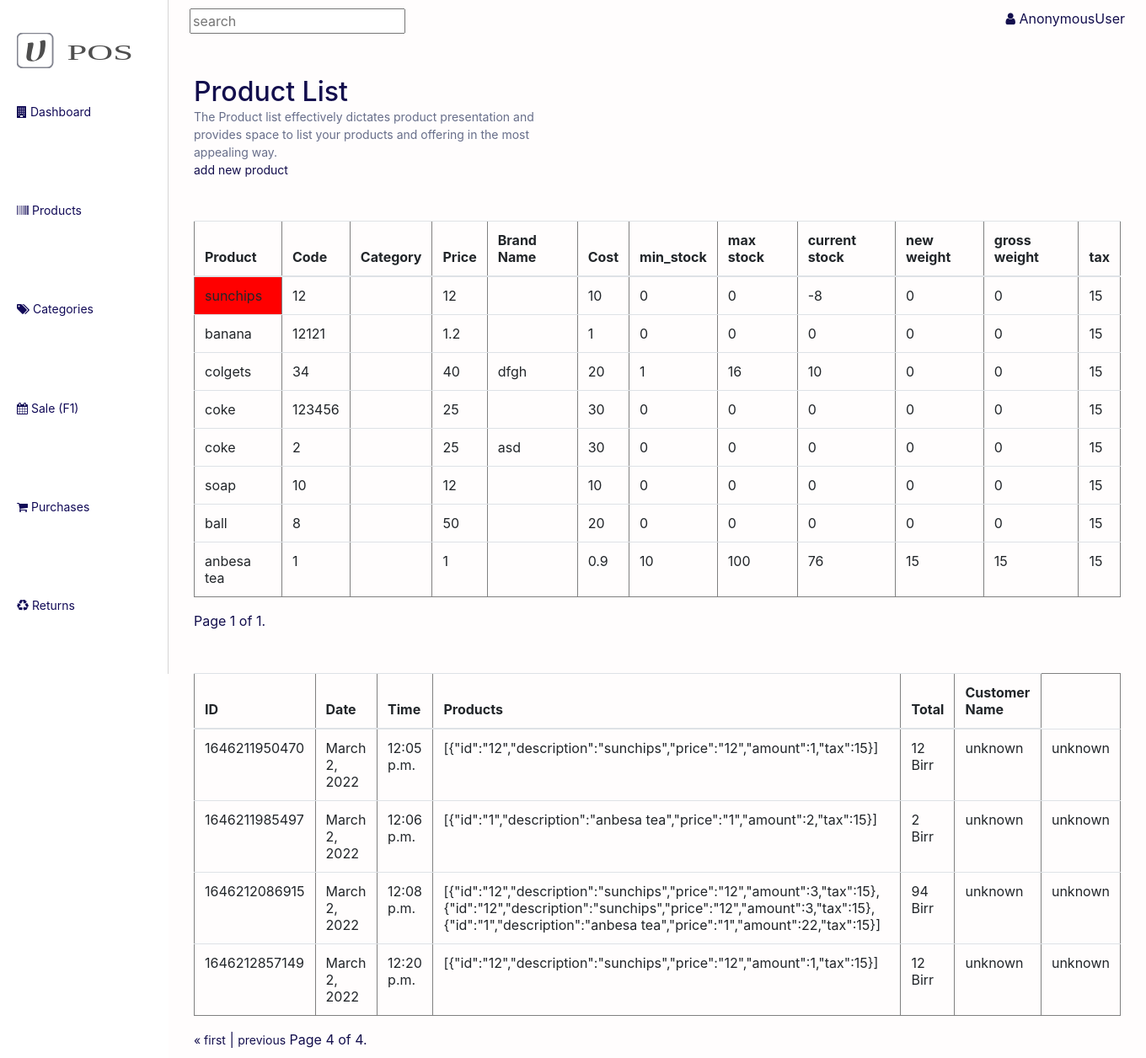
The page /?sale=4 on the database as committed earlier.
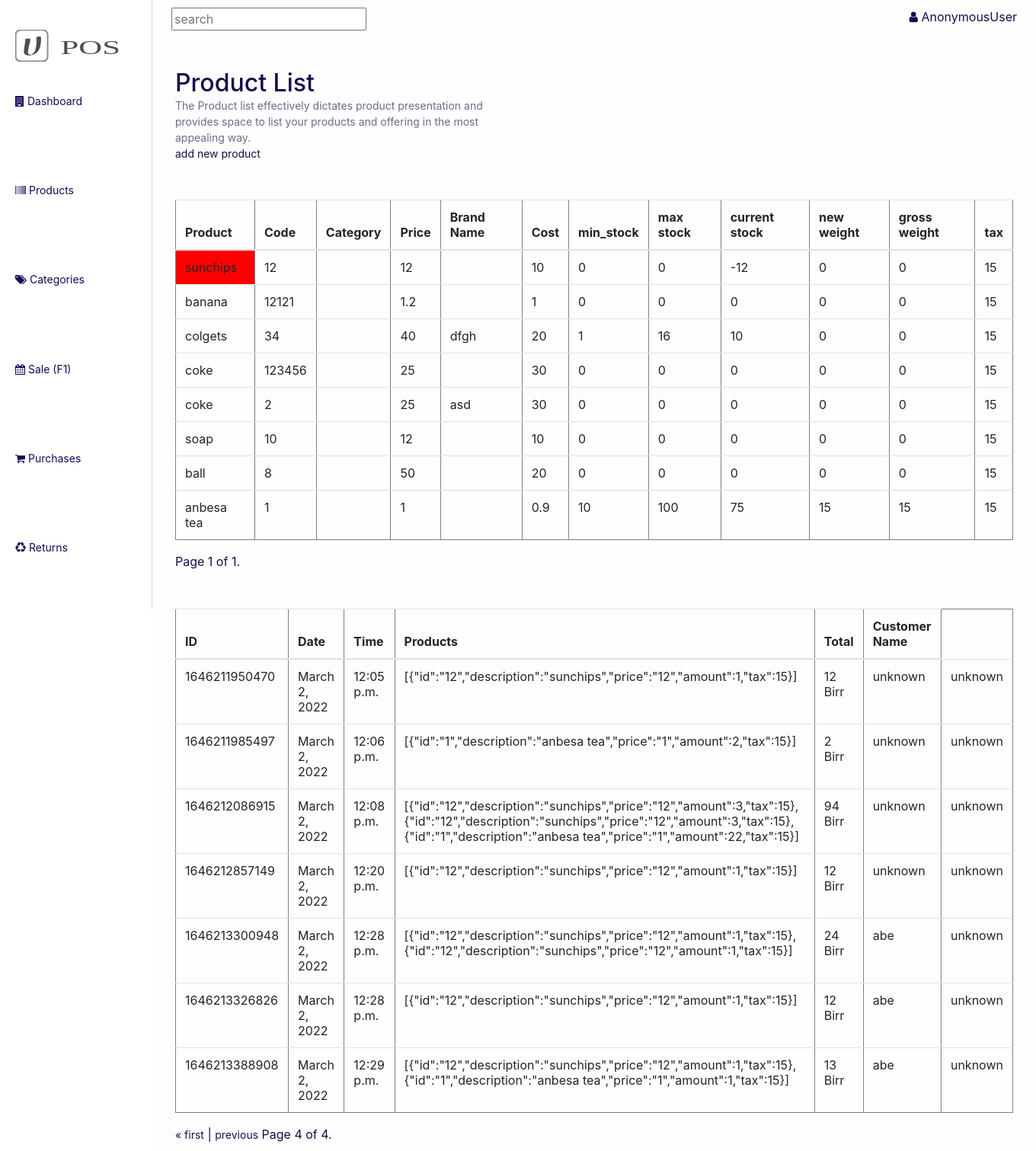
The same page on the database as committed later.
### store/models.py (models this page shows, shortened)
class Product(models.Model):
    id = models.CharField(max_length=100, primary_key=True, )
    ENA_GTIN = models.CharField(max_length=100, null=False)
    description = models.CharField(max_length=100, default='', )
    sku = models.CharField(max_length=100, null=False)
    price = models.CharField(max_length=100)
    cost = models.CharField(max_length=100)
    category = models.ManyToManyField(Category)
    main_supplier = models.ManyToManyField(Supplier)
    brand =  models.CharField(max_length=100, default='')
    comments = models.TextField(default='')
    min_stock = models.IntegerField(default=0)
    max_stock = models.IntegerField(default=0)
    stock_level = models.IntegerField(default=0)
    stock_alert = models.BooleanField(default=False)
    net_weight = models.CharField(max_length=100, blank=True, default='0')
    gross_weight = models.CharField(max_length=100, blank=True, default='0')
    tax = models.IntegerField(default=15)

class Sale(models.Model):
    id = models.CharField(max_length=100, primary_key=True )
    date= models.DateField(auto_now=True)
    time = models.TimeField(auto_now=True)
    products = models.TextField()
    customer = models.CharField(default='unknown', max_length=100)
    total = models.IntegerField()
    seller = models.CharField(default='unknown', max_length=100)

### store/views.py (the view)
# urls.py: path('', index , name='dashboard'),
def index(request):
    full_products = Product.objects.all()
    paged_products = Paginator(full_products, 10)
    product_no = request.GET.get('products')
    products = paged_products.get_page(product_no)
    full_sales = Sale.objects.all()
    paged_sales = Paginator(full_sales, 10)
    sale_no = request.GET.get('sale')
    sales = paged_sales.get_page(sale_no)
    context = {
        'products': products,
        'sales': sales,
    }
    return render(request, 'store/main_dashboard.html',context)

### store/templates/store/main_dashboard.html (shortened to what this page needs)
{% extends "store/base_nav.html"%}
{% load static %}
{% block body %}
<div class="main">
    <div class="flex-bw section">
            <div class="product-list-header">
                <h2>Product List</h2>
                <p class="light">
                    The Product list effectively dictates product presentation and provides space to list your products and offering in the most appealing way.
                </p>
            </div>
    </div>
    <a href=""
    target="popup"
    onclick="window.open('/add_new_product?_to_field=id&_popup=1','popup','width=650,height=700'); return false;">
    add new product</a>
    <div class="section product-list">
        {% include 'store/products/product_list.html' %}
    </div>
    <div class="section sales-list">
        {% include 'store/pos/sales_list.html' %}
    </div>
</div>
{% endblock %}

### store/templates/store/base_nav.html (shortened to what this page needs)
<html lang="en">
{% load static %}
<head>
    <link rel="stylesheet" href="{% static 'lib/bootstrap/css/bootstrap.css'%}">
    <link rel="stylesheet" href="{% static 'lib/font-awesome/css/font-awesome.min.css'%}">
    <link rel="stylesheet" href="{% static 'css/reset.css'%}">
    <link rel="stylesheet" href="{% static 'css/dash.css'%}">
    <link rel="stylesheet" href="{% static 'css/product.css'%}">
</head>
<body>
    <div class="app flex">
        <div class="side-nav">
            <div class="logo flex-cc">
                <img src="{% static 'img/hagre pos.svg' %}" alt="">
            </div>
            <ul class="lists">
                <li><a href="{% url 'dashboard'%}" class="dark"> <icon class="fa fa-building"></icon>  Dashboard</a></li>
                <li><a href="{% url 'add_new_product'%}" class="dark"> <icon class="fa fa-barcode"></icon>  Products</a></li>
                <li><a href="{% url 'dashboard'%}" class="dark"><icon class="fa fa-tags"></icon>  Categories</a></li>
                <li><a href="{% url 'pos'%}" class="dark" id="to_sale_nav"><icon class="fa fa-calendar">  </icon>  Sale (F1)</a></li>
                <li><a href="{% url 'dashboard'%}" class="dark"><icon class="fa fa-shopping-cart"></icon>  Purchases</a></li>
                <li><a href="{% url 'dashboard'%}" class="dark"><icon class="fa fa-recycle"></icon>  Returns</a></li>
            </ul>
        </div>
        <div class="main-container">
            <nav class="flex-bw  container">
                <div class="search">
                    <input type="text" placeholder="search">
                </div>
                <div class="">
                    <icon class="fa fa-user"></icon>
                    {{user}}
                </div>
            </nav>
    {% block body %}
    {% endblock %}
    </div>
    </div>
</body>
</html>

### store/templates/store/products/product_list.html (shortened to what this page needs)
<table class="table" border="true">
    <thead>
        <tr>
            <th scope="col">Product</th>
            <th scope="col">Code</th>
            <th scope="col">Category</th>
            <th scope="col">Price</th>
            <th scope="col">Brand Name</th>
            <th scope="col">Cost</th>
            <th scope="col">min_stock</th>
            <th scope="col">max stock</th>
            <th scope="col">current stock</th>
            <th scope="col">new weight</th>
            <th scope="col">gross weight</th>
            <th scope="col">tax</th>
        </tr>
    </thead>
    <tbody>
        {% for product in products %}
        <tr>
            <td
                class = {% if product.stock_alert == True %}
                "low-stock"
                {%endif %}
            >{{product.description}}</td>
            <td >{{product.id}}</td>
            <td >
            </td>
            <td >{{product.price}} </td>
            <td >{{product.brand}}</td>
            <td >{{product.cost}} </td>
            <td >{{product.min_stock}}</td>
            <td >{{product.max_stock}}</td>
            <td >{{product.stock_level}}</td>
            <td >{{product.net_weight}}</td>
            <td >{{product.gross_weight}}</td>
            <td >{{product.tax}}</td>
        </tr>
        {% endfor %}
    </tbody>
</table>
<div class="pagination">
    <span class="step-links">
        <span class="current">
            Page {{ products.number }} of {{ products.paginator.num_pages }}.
        </span>
    </span>
</div>

### store/templates/store/pos/sales_list.html (shortened to what this page needs)
<table class="table sales_summary_table" border="true" id="pos">
    <thead>
        <tr>
            <th scope="col">ID</th>
            <th scope="col">Date</th>
            <th scope="col">Time</th>
            <th scope="col">Products</th>
            <th scope="col">Total</th>
            <th scope="col">Customer Name</th>
        </tr>
    </thead>
    <tbody>
        {% for sale in sales %}
        <tr>
            <td >{{sale.id}}</td>
            <td >{{sale.date}}</td>
            <td >{{sale.time}} </td>
            <td class="sale_products_text">{{sale.products}}</td>
            <td >{{sale.total}} Birr</td>
            <td >{{sale.seller}} </td>
            <td >{{sale.customer}} </td>
        </tr>
        {% endfor %}
    </tbody>
</table>
<div class="pagination">
    <span class="step-links">
        {% if sales.has_previous %}
            <a href="?sale=1">&laquo; first</a>
            <span>  |  </span>
            <a href="?sale={{ sales.previous_page_number }}">previous</a>
        {% endif %}
        <span class="current">
            Page {{ sales.number }} of {{ sales.paginator.num_pages }}.
        </span>
    </span>
</div>

### store/static/css/dash.css (style rules this page uses)
.side-nav { width: 200px; height: 100vh; position: fixed; border-right: 1px solid #d6d6d6; }
.side-nav .logo { padding: 20px; height: 15%; }
.side-nav ul { display: flex; flex-direction: column; justify-content: space-between; height: 80%; padding-bottom: 30px; }
.side-nav li { margin-left: 20px; }
.main-container { margin-left: 200px; padding: 10px; width: 100%; background-color: rgb(255, 253, 253); }
.main { padding: 0 20px; }
.low-stock { background-color: red; }

### store/static/css/product.css (style rules this page uses)
.product-list-header p { width: 50%; }

Rows that differ between the two databases and show on the page:
changed Product "sunchips": stock_level "-8" → "-12"
changed Product "anbesa tea": stock_level "76" → "75"
added Sale: id "1646213300948", date "March 2, 2022", time "12:28 p.m.", products "[{\"id\":\"12\",\"description\":\"sunchips\",\"price\":\"12\",\"amount\":1,\"tax\":15},{\"id\":\"12\",\"description\":\"sunchips\",\"price\":\"12\",\"amount\":1,\"tax\":15}]", total "24", seller "abe", customer "unknown"
added Sale: id "1646213326826", date "March 2, 2022", time "12:28 p.m.", products "[{\"id\":\"12\",\"description\":\"sunchips\",\"price\":\"12\",\"amount\":1,\"tax\":15}]", total "12", seller "abe", customer "unknown"
added Sale: id "1646213388908", date "March 2, 2022", time "12:29 p.m.", products "[{\"id\":\"12\",\"description\":\"sunchips\",\"price\":\"12\",\"amount\":1,\"tax\":15},{\"id\":\"1\",\"description\":\"anbesa tea\",\"price\":\"1\",\"amount\":1,\"tax\":15}]", total "13", seller "abe", customer "unknown"
